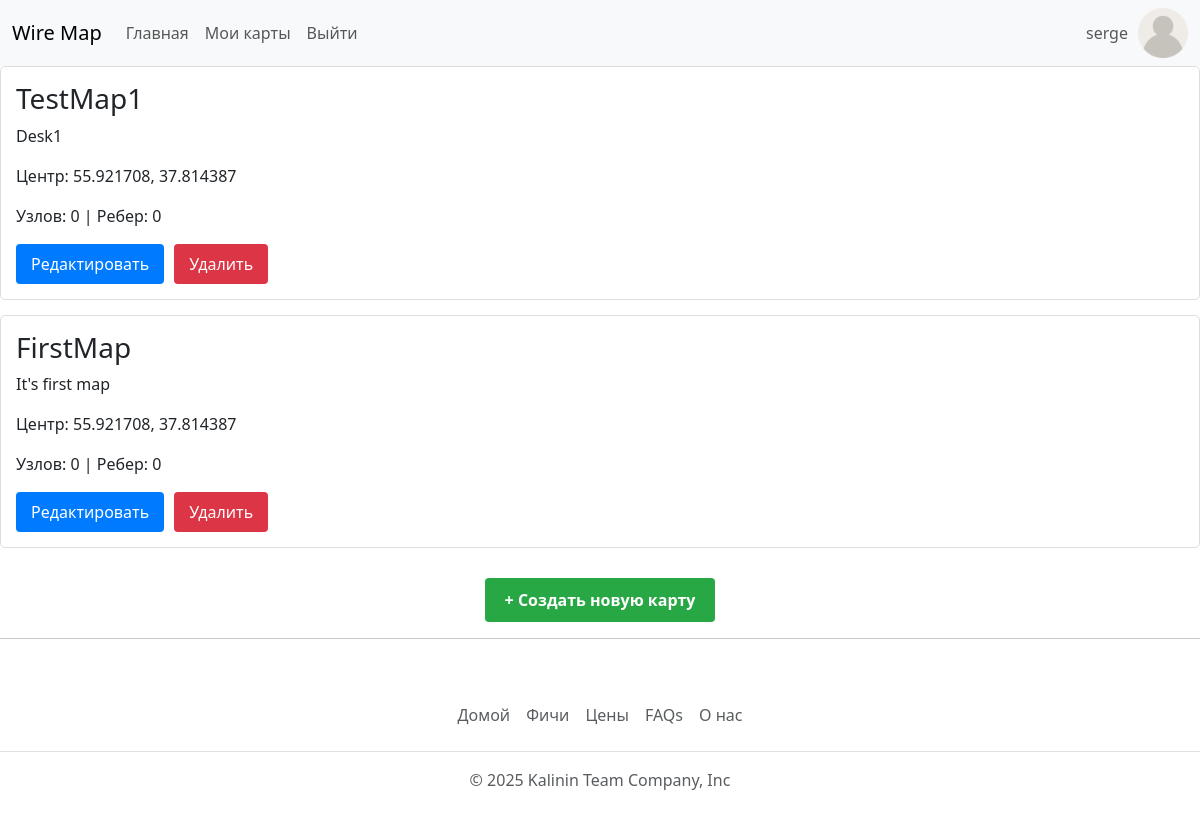
The page /maps/my-maps/ (signed in) on the database as committed earlier.
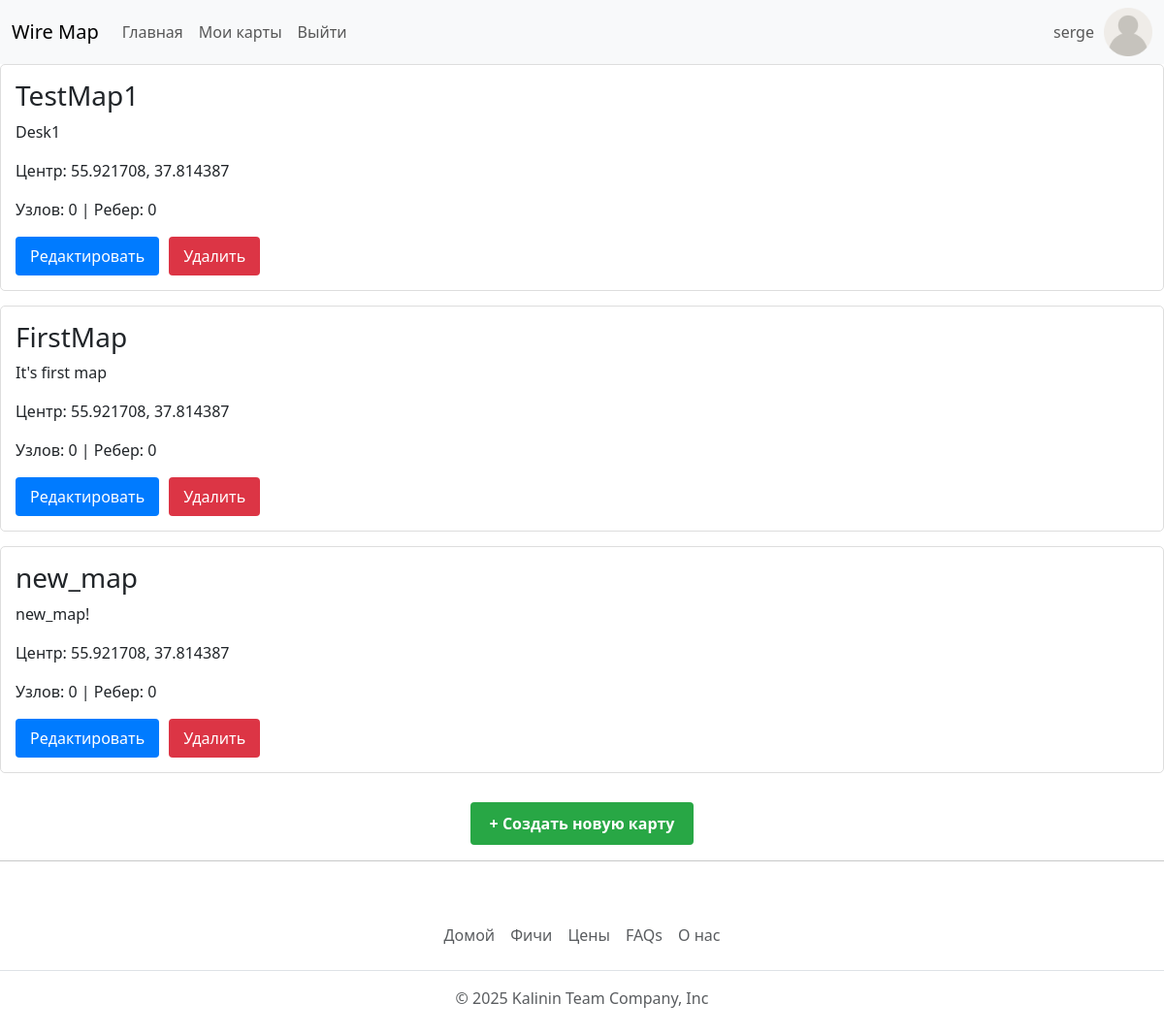
The same page on the database as committed later.
### MainApp/models.py (models this page shows, shortened)
class Map(models.Model):
    title = models.CharField(max_length=100, null=True)
    owner = models.ForeignKey(
        settings.AUTH_USER_MODEL,
        on_delete = models.CASCADE,
        related_name = 'maps',
    )
    description = models.TextField(blank=True, null=True)
    center_latitude = models.FloatField(
        default=55.921708,
        validators=[MinValueValidator(-90), MaxValueValidator(90)]
    )
    center_longitude = models.FloatField(
        default=37.814387,
        validators=[MinValueValidator(-180), MaxValueValidator(180)]
    )
    nodes = models.ManyToManyField(Node, related_name='maps')
    edges = models.ManyToManyField(Edge, related_name='maps')

### MainApp/views.py (the view)
# urls.py: path('maps/my-maps/', views.user_maps, name='user_maps'),
def user_maps(request):
    maps = Map.objects.filter(owner=request.user).prefetch_related('nodes', 'edges')
    maps_with_stats = []
    for map_obj in maps:
        maps_with_stats.append({
            'id': map_obj.id,
            'title': map_obj.title,
            'description': map_obj.description,
            'center_latitude': map_obj.center_latitude,
            'center_longitude': map_obj.center_longitude,
            'nodes_count': map_obj.nodes.count(),
            'edges_count': map_obj.edges.count(),
            'created_at': map_obj.created_at if hasattr(map_obj, 'created_at') else None,
        })
    context = {
        'maps': maps_with_stats,
        'title': 'Мои карты'
    }
    return render(request, 'my_maps.html', context)

### MainApp/templates/my_maps.html (shortened to what this page needs)
{% extends "base.html" %}
{% load static %}
{% block content %}
{% for map in maps %}
<div class="map-card" style="border: 1px solid #ddd; padding: 15px; margin-bottom: 15px; border-radius: 5px;">
    <h3 style="margin-top: 0;">{{ map.title|default:"Без названия" }}</h3>
    <p>{{ map.description|default:"Описание отсутствует" }}</p>
    <p>Центр: {{ map.center_latitude }}, {{ map.center_longitude }}</p>
    <p>Узлов: {{ map.nodes_count }} | Ребер: {{ map.edges_count }}</p>
    <div style="display: flex; gap: 10px; margin-top: 10px;">
        <a href="{% url 'edit_map' map.id %}" style="display: inline-block; padding: 8px 15px; background: #007bff; color: white; text-decoration: none; border-radius: 4px;">
            Редактировать
        </a>
        <form id="deleteForm{{ map.id }}" action="{% url 'delete_map' map.id %}" method="POST" style="display: inline;">
            <button type="button" onclick="confirmDelete({{ map.id }})" style="padding: 8px 15px; background: #dc3545; color: white; border: none; border-radius: 4px; cursor: pointer;">
                Удалить
            </button>
        </form>
    </div>
</div>
{% empty %}
<p style="padding: 15px; background: #f8f9fa; border-radius: 5px;">
    Вы ещё не создали ни одной карты.
</p>
{% endfor %}
<div style="margin-top: 30px; text-align: center;">
    <a href="{% url 'create_map' %}" style="display: inline-block; padding: 10px 20px; background: #28a745; color: white; text-decoration: none; border-radius: 4px; font-weight: bold;">
        + Создать новую карту
    </a>
</div>
{% endblock %}

### MainApp/templates/base.html (shortened to what this page needs)
<!doctype html>
<html lang="en">
{% load static %}
<head>
    <link href="https://cdn.jsdelivr.net/npm/bootstrap@5.3.3/dist/css/bootstrap.min.css" rel="stylesheet">
    <link href="https://getbootstrap.com/docs/5.3/assets/css/docs.css" rel="stylesheet">
    <link href="{% static 'CSS/main_page.css' %}" rel="stylesheet" type="text/css">
</head>
<body>
  {% block sidebar %}
  <nav class="navbar navbar-expand-lg bg-body-tertiary">
      <div class="container-fluid">
        <a class="navbar-brand" href="#">Wire Map</a>
        <div class="collapse navbar-collapse" id="navbarText">
        <ul class="sidebar-nav navbar-nav me-auto mb-2 mb-lg-0">
            {% if user.is_authenticated %}
            <li class="nav-item"><a class="nav-link" href="{% url 'main' %}?next={{ request.path }}">Главная</a></li>
            <li class="nav-item">
                 <form action="{% url 'user_maps' %}" method="POST" style="display:inline;">
                     <button class="nav-link" type="submit">Мои карты</button>
                 </form>
            </li>
            <li class="nav-item">
                 <form action="{% url 'logout' %}" method="POST" style="display:inline;">
                     <button class="nav-link" type="submit">Выйти</button>
                 </form>
            </li>
           {% else %}
             <li class="nav-item"><a class="nav-link" href="{% url 'register' %}">Регистрация</a></li>
           {% endif %}
        </ul>
            {% if user.is_authenticated %}
          <span class="navbar-text">
            {{ user.get_username }}
          </span>
            <img src="{% static 'IMAGES/avatar.png' %}" class="avatar">
            {% endif %}
        </div>
      </div>
    </nav>
  {% endblock %}
  <div class="content">
      {% block content %} {% endblock %}
  </div>
<hr>
  <footer class="py-3 my-4">
      <ul class="nav justify-content-center border-bottom pb-3 mb-3">
          <li class="nav-item"><a href="#" class="nav-link px-2 text-body-secondary">Домой</a></li>
          <li class="nav-item"><a href="#" class="nav-link px-2 text-body-secondary">Фичи</a></li>
          <li class="nav-item"><a href="#" class="nav-link px-2 text-body-secondary">Цены</a></li>
          <li class="nav-item"><a href="#" class="nav-link px-2 text-body-secondary">FAQs</a></li>
          <li class="nav-item"><a href="#" class="nav-link px-2 text-body-secondary">О нас</a></li>
      </ul>
      <p class="text-center text-body-secondary">© 2025 Kalinin Team Company, Inc</p>
  </footer>
</body>
</html>

### MainApp/templates/base.html (style rules this page uses)
html, body { height: 100%; margin: 0; }
body { display: flex; flex-direction: column; }
.content { flex: 1; }
.avatar { height: 50px; margin-left: 10px; }

Rows that differ between the two databases and show on the page:
added Map: title "new_map", description "new_map!", center_latitude "55.921708", center_longitude "37.814387"
Other text that changed with them:
new list line: "Центр: , Узлов: 0 | Ребер: 0 Редактировать Удалить"
